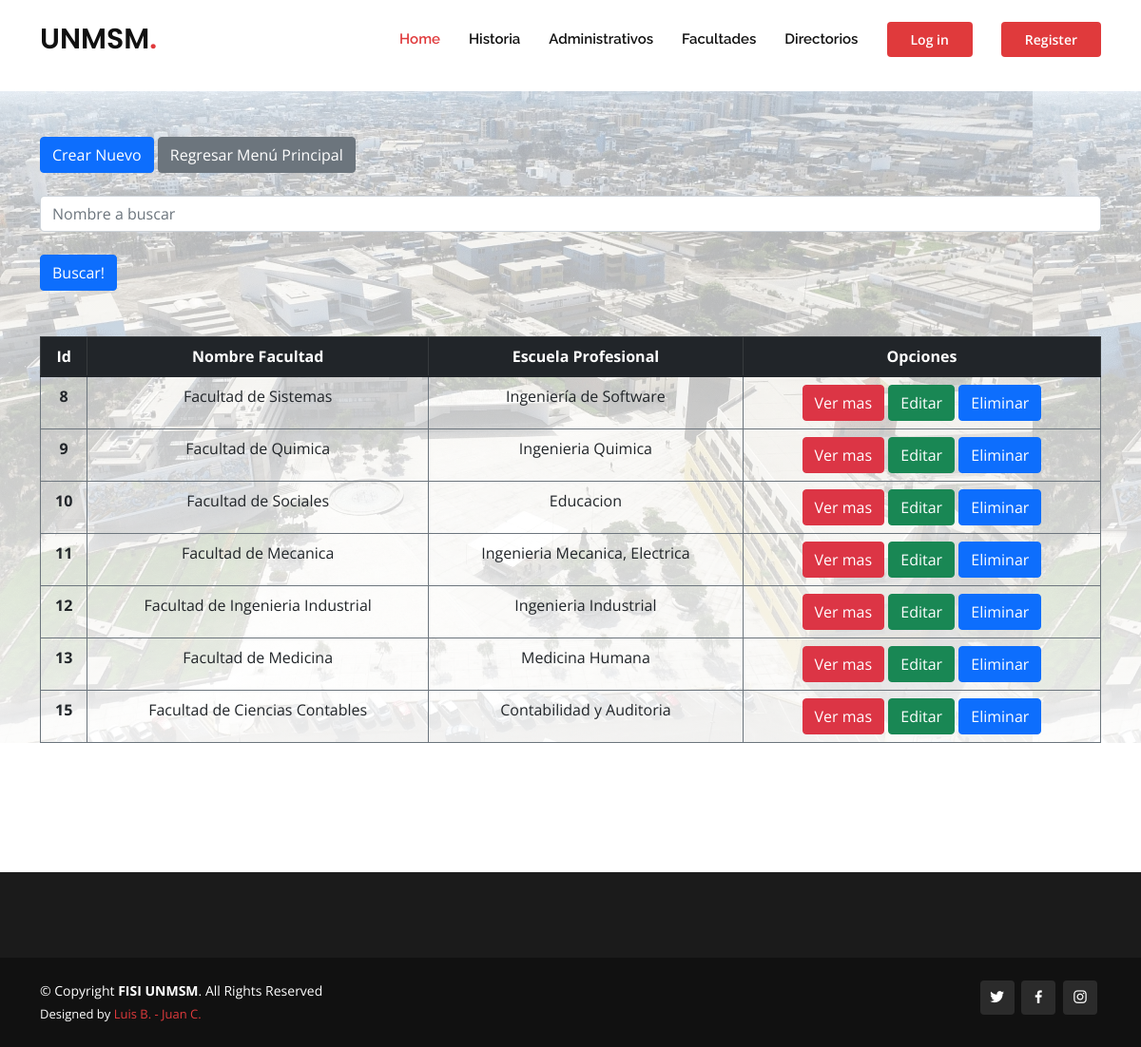
Before: /facultades.html with the older database file.
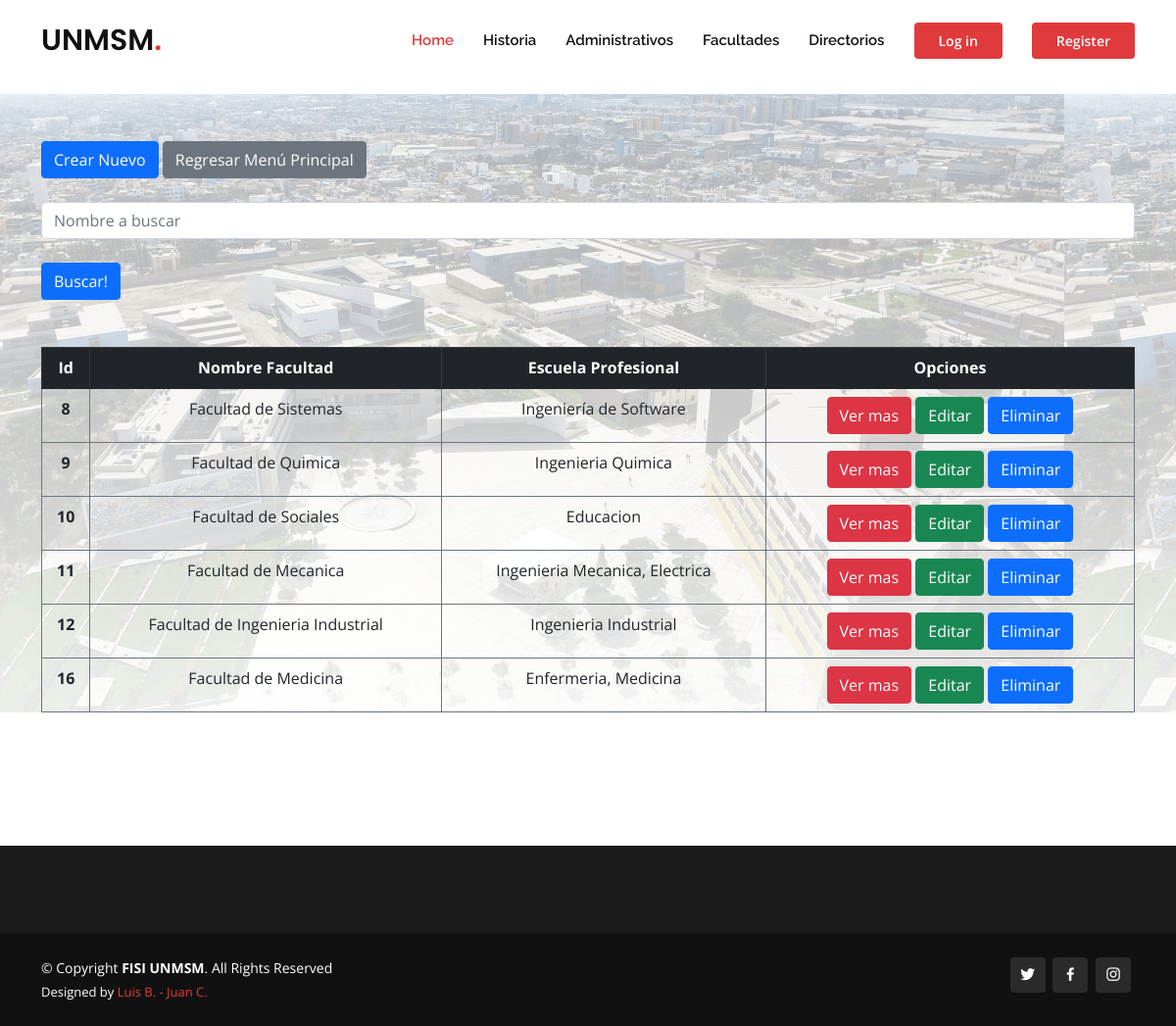
After: the same page with the newer database file.
### sanmarcosapp/models.py (models this page shows)
class Facultades(models.Model):
    nombre = models.CharField(max_length=250)
    escuelas = models.CharField(max_length=250)

### sanmarcosapp/views.py (the view)
# urls.py: path('facultades.html', views.facultades),
def facultades(request):
    facultades = Facultades.objects.all()
    diccionario2 = {
        'facultades': facultades
    }
    return render(request, "sanmarcosapp/facultades.html", diccionario2)

### sanmarcosapp/templates/sanmarcosapp/facultades.html
{% extends 'sanmarcosapp/index.html' %} {% load static %} {% block content %}
<br />
<br />
<br />
<br />
<div
  class="jumbotron bg-cover"
  style="background-image: linear-gradient(to bottom, rgba(255, 255, 255, 0.6) 0%, rgba(255, 255, 255, 0.9) 100%), url('../static/assets/img/bannerhome.webp')">
  <div class="container">
    <a href="alta_facultades.html" class="btn btn-primary mt-5">Crear Nuevo</a>
    <a class="btn btn-secondary mt-5" href="/index.html">Regresar Menú Principal</a>
    <form action="/buscar_facultades/" method="GET">
      <br />
      <input type="text" name="nom" class="form-control" placeholder="Nombre a buscar" />
      <br />
      <input class="btn btn-primary" type="submit" value="Buscar!" />
    </form>
    <table class="table table-bordered mt-5 border-secondary text-center">
      <thead class="table-dark">
        <tr>
          <th>Id</th>
          <th>Nombre Facultad</th>
          <th>Escuela Profesional</th>
          <th>Opciones</th>
        </tr>
      </thead>
      <tbody>
        {% for facultad in facultades %}
        <tr>
          <th>{{ facultad.id }}</th>
          <td>{{ facultad.nombre }}</td>
          <td>{{ facultad.escuelas }}</td>
          <td>
            {% if user.is_authenticated %}
            <a href="detalles_facultades_{{ facultad.id }}" class="btn btn-danger">Ver mas</a>
            <a href="editar_facultades/{{facultad.id}}" class="btn btn-success">Editar</a>
            <a href="eliminar_facultad_{{ facultad.id }}" class="btn btn-primary">Eliminar</a>
            {% else %}
            <a class="btn btn-danger">Ver mas</a>
            <a class="btn btn-success">Editar</a>
            <a class="btn btn-primary">Eliminar</a>
            {% endif %}
          </td>
        </tr>
        {% endfor %}
      </tbody>
    </table>
  </div>
</div>
<br />
<br />
<br />
<br />
<br />
{% endblock %}

Changed rows visible on the page:
removed Facultades: id "13", nombre "Facultad de Medicina", escuelas "Medicina Humana"
removed Facultades: id "15", nombre "Facultad de Ciencias Contables", escuelas "Contabilidad y Auditoria"
added Facultades: id "16", nombre "Facultad de Medicina", escuelas "Enfermeria, Medicina"
